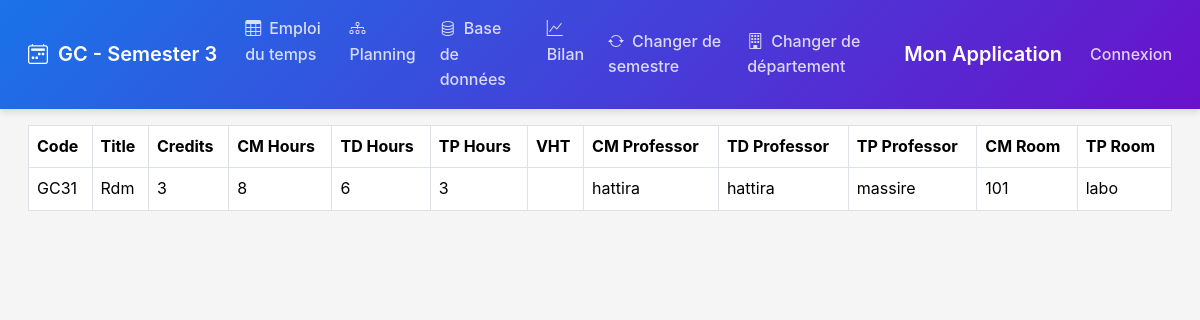
/GC/S3/database/, run on the app's committed database.
### schedule/models.py (models this page shows, shortened)
class Department(models.Model):
    code = models.CharField(max_length=10, primary_key=True)  # e.g., IRT, GM
    name = models.CharField(max_length=100)  # e.g., Informatique, Réseaux et Télécommunications

class Semester(models.Model):
    SEMESTER_CHOICES = [
        ('S1', 'Semester 1'),
        ('S2', 'Semester 2'),
        ('S3', 'Semester 3'),
        ('S4', 'Semester 4'),
    ]
    code = models.CharField(max_length=2, choices=SEMESTER_CHOICES)
    department = models.ForeignKey(Department, on_delete=models.CASCADE, related_name='semesters')
    class Meta:
        unique_together = ('code', 'department')

class Course(models.Model):
    code = models.CharField(max_length=10, primary_key=True)  # e.g., IRT31
    department = models.ForeignKey(Department, on_delete=models.CASCADE, related_name='courses', default=get_default_department)
    semester = models.ForeignKey(Semester, on_delete=models.CASCADE, related_name='courses', default=get_default_semester)
    title = models.CharField(max_length=100)
    credits = models.IntegerField()
    cm_hours = models.IntegerField()  # Total planned CM hours
    td_hours = models.IntegerField()  # Total planned TD hours
    tp_hours = models.IntegerField()  # Total planned TP hours
    cm_completed = models.IntegerField(default=0)  # Completed CM hours
    td_completed = models.IntegerField(default=0)  # Completed TD hours
    tp_completed = models.IntegerField(default=0)  # Completed TP hours
    exam_sn = models.FloatField(null=True, blank=True)
    exam_sr = models.FloatField(null=True, blank=True)

class CourseAssignment(models.Model):
    TYPES = [
        ('CM', 'Cours Magistral'),
        ('TD', 'Travaux Dirigés'),
        ('TP', 'Travaux Pratiques'),
        ('DS', 'Devoir Surveillé'),
        ('EXAM', 'Examen'),
        ('SPECIAL', 'Cours Spécial')
    ]
    course = models.ForeignKey(Course, on_delete=models.CASCADE, null=True, blank=True)
    type = models.CharField(max_length=20, choices=TYPES)
    professor = models.ForeignKey(Professor, on_delete=models.SET_NULL, null=True, blank=True)
    room = models.ForeignKey(Room, on_delete=models.SET_NULL, null=True, blank=True)
    is_special = models.BooleanField(default=False)
    description = models.CharField(max_length=255, null=True, blank=True)
    department = models.ForeignKey(Department, on_delete=models.CASCADE, null=True, blank=True)  # Ajout
    semester = models.ForeignKey(Semester, on_delete=models.CASCADE, null=True, blank=True)  # Ajout

class Professor(models.Model):
    name = models.CharField(max_length=100)
    courses = models.ManyToManyField(Course, through='CourseAssignment')

class Room(models.Model):
    number = models.CharField(max_length=20)
    type = models.CharField(max_length=20)  # CM, TD, TP

### schedule/views.py (the view)
# urls.py: path('<str:department_code>/<str:semester_code>/database/', views.CourseListView.as_view(), name='database'),
class CourseListView(ListView):
    template_name = 'schedule/database.html'
    context_object_name = 'courses'
    def get_queryset(self):
        department_code = self.kwargs['department_code']
        semester_code = self.kwargs['semester_code']
        return Course.objects.filter(department__code=department_code, semester__code=semester_code)
    def get_context_data(self, **kwargs):
        context = super().get_context_data(**kwargs)
        department_code = self.kwargs['department_code']
        semester_code = self.kwargs['semester_code']
        department = get_object_or_404(Department, code=department_code)
        semester = get_object_or_404(Semester, department=department, code=semester_code)
        context['department'] = department
        context['semester'] = semester
        return context

### schedule/templates/schedule/database.html (shortened to what this page needs)
{% extends 'schedule/base.html' %}
{% load static %}
{% block content %}
<div class="container-fluid">
    <div class="table-responsive">
        <table class="table table-bordered table-hover">
            <thead class="sticky-top bg-light">
                <tr>
                    <th>Code</th>
                    <th>Title</th>
                    <th>Credits</th>
                    <th>CM Hours</th>
                    <th>TD Hours</th>
                    <th>TP Hours</th>
                    <th>VHT</th>
                    <th>CM Professor</th>
                    <th>TD Professor</th>
                    <th>TP Professor</th>
                    <th>CM Room</th>
                    <th>TP Room</th>
                </tr>
            </thead>
            <tbody id="courseTableBody">
                {% for course in courses %}
                <tr data-course-id="{{ course.code }}">
                    <td class="editable" data-field="code">{{ course.code }}</td>
                    <td class="editable" data-field="title">{{ course.title }}</td>
                    <td class="editable" data-field="credits">{{ course.credits }}</td>
                    <td class="editable" data-field="cm_hours">{{ course.cm_hours }}</td>
                    <td class="editable" data-field="td_hours">{{ course.td_hours }}</td>
                    <td class="editable" data-field="tp_hours">{{ course.tp_hours }}</td>
                    <td class="editable" data-field="vht">{{ course.vht|default:'' }}</td>
                    <td class="editable" data-field="cm_professor">
                        {% for assignment in course.courseassignment_set.all %}
                            {% if assignment.type == 'CM' %}{{ assignment.professor.name }}{% endif %}
                        {% endfor %}
                    </td>
                    <td class="editable" data-field="td_professor">
                        {% for assignment in course.courseassignment_set.all %}
                            {% if assignment.type == 'TD' %}{{ assignment.professor.name }}{% endif %}
                        {% endfor %}
                    </td>
                    <td class="editable" data-field="tp_professor">
                        {% for assignment in course.courseassignment_set.all %}
                            {% if assignment.type == 'TP' %}{{ assignment.professor.name }}{% endif %}
                        {% endfor %}
                    </td>
                    <td class="editable" data-field="cm_room">
                        {% for assignment in course.courseassignment_set.all %}
                            {% if assignment.type == 'CM' %}{{ assignment.room.number }}{% endif %}
                        {% endfor %}
                    </td>
                    <td class="editable" data-field="tp_room">
                        {% for assignment in course.courseassignment_set.all %}
                            {% if assignment.type == 'TP' %}{{ assignment.room.number }}{% endif %}
                        {% endfor %}
                    </td>
                </tr>
                {% endfor %}
            </tbody>
        </table>
    </div>
</div>
{% endblock %}

### schedule/templates/schedule/base.html (shortened to what this page needs)
<!DOCTYPE html>
<html lang="fr">
<head>
    <link href="https://cdn.jsdelivr.net/npm/bootstrap@5.3.2/dist/css/bootstrap.min.css" rel="stylesheet">
    <link rel="stylesheet" href="https://cdn.jsdelivr.net/npm/bootstrap-icons@1.11.1/font/bootstrap-icons.css">
</head>
<body>
    <nav class="navbar navbar-expand-lg navbar-dark">
        <div class="container-fluid">
            {% if department %}
                <a class="navbar-brand" href="{% url 'department_select' %}">
                    <i class="bi bi-calendar2-week"></i>
                    {{ department.code }}{% if semester %} - {{ semester.get_code_display }}{% endif %}
                </a>
                <div class="collapse navbar-collapse" id="navbarNav">
                    <ul class="navbar-nav">
                        {% if semester %}
                        <li class="nav-item">
                            <a class="nav-link" href="{% url 'schedule' department.code semester.code %}">
                                <i class="bi bi-table me-2"></i>Emploi du temps
                            </a>
                        </li>
                        <li class="nav-item">
                            <a class="nav-link" href="{% url 'plan' department.code semester.code %}">
                                <i class="bi bi-diagram-3 me-2"></i>Planning
                            </a>
                        </li>
                        <li class="nav-item">
                            <a class="nav-link" href="{% url 'database' department.code semester.code %}">
                                <i class="bi bi-database me-2"></i>Base de données
                            </a>
                        </li>
                        <li class="nav-item">
                            <a class="nav-link" href="{% url 'bilan' department.code semester.code %}">
                                <i class="bi bi-graph-up me-2"></i>Bilan
                            </a>
                        </li>
                        {% endif %}
                    </ul>
                    <ul class="navbar-nav ms-auto">
                        <li class="nav-item">
                            <a class="nav-link" href="{% url 'semester_select' department.code %}">
                                <i class="bi bi-arrow-repeat me-2"></i>Changer de semestre
                            </a>
                        </li>
                        {% if not  user.profile.is_chef_departement %}
                        <li class="nav-item">
                            <a class="nav-link" href="{% url 'department_select' %}">
                                <i class="bi bi-building me-2"></i>Changer de département
                            </a>
                        </li>
                        {% endif%}
                    </ul>
                </div>
            {% else %}
                <a class="navbar-brand" href="{% url 'department_select' %}">
                    <i class="bi bi-calendar2-week"></i>Emploi du temps
                </a>
            {% endif %}
        </div>
        <a class="navbar-brand" href="/">Mon Application</a>
        <div class="collapse navbar-collapse">
            <ul class="navbar-nav ml-auto">
                {% if user.is_authenticated %}
                    <li class="nav-item">
                        <span class="navbar-text">Bonjour, {{ user.username }} !</span>
                    </li>
                    <li class="nav-item">
                        <form action="{% url 'logout' %}" method="post">
                            {% csrf_token %}
                            <button type="submit" class="logout-button">Déconnexion</button>
                        </form>
                    </li>
                {% else %}
                    <li class="nav-item">
                        <a class="nav-link" href="{% url 'login' %}">Connexion</a>
                    </li>
                {% endif %}
            </ul>
        </div>
    </nav>
    <div class="schedule-container">
        {% block content %}{% endblock %}
    </div>
</body>
</html>

### schedule/templates/schedule/base.html (style rules this page uses)
:root { --primary-color: #1a73e8; --secondary-color: #34a853; --accent-color: #ea4335; --background-light: #f5f5f5; --text-dark: #202124; --transition-speed: 0.3s; }
* { box-sizing: border-box; transition: all var(--transition-speed) ease; }
body, html { height: 100%; margin: 0; font-family: -apple-system, BlinkMacSystemFont, 'Segoe UI', Roboto, Oxygen, Ubuntu, Cantarell, 'Open Sans', 'Helvetica Neue', sans-serif; background-color: var(--background-light); color: var(--text-dark); line-height: 1.6; }
.navbar { background: linear-gradient(135deg, var(--primary-color), #6a11cb); box-shadow: 0 4px 6px rgba(0,0,0,0.1); padding: 0.5rem 1rem; }
.navbar-brand { font-weight: 600; color: white !important; display: flex; align-items: center; }
.navbar-brand i { margin-right: 10px; }
.nav-link { color: rgba(255,255,255,0.8) !important; font-weight: 500; position: relative; padding: 0.5rem 1rem; margin: 0 0.25rem; border-radius: 4px; transition: all var(--transition-speed) ease; }
.nav-link::after { content: ''; position: absolute; width: 0; height: 2px; bottom: -5px; left: 50%; background-color: white; transition: width 0.3s ease; transform: translateX(-50%); }
.schedule-container { width: 100%; overflow-x: auto; padding: 1rem; }

### data on the page
Department: code "GC"
Semester: code "Semester 3"
Course: code "GC31", title "Rdm", credits "3", cm_hours "8", td_hours "6", tp_hours "3"
CourseAssignment: professor.name "hattira", room.number "101"
CourseAssignment: professor.name "hattira"
CourseAssignment: professor.name "massire", room.number "labo"
